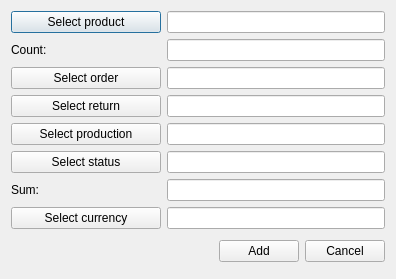
<?xml version="1.0" encoding="UTF-8"?>
<ui version="4.0">
 <class>AddProdDlg</class>
 <widget class="QDialog" name="AddProdDlg">
  <property name="geometry">
   <rect>
    <x>0</x>
    <y>0</y>
    <width>396</width>
    <height>279</height>
   </rect>
  </property>
  <property name="windowTitle">
   <string>Create/Update product in list</string>
  </property>
  <property name="locale">
   <locale language="English" country="UnitedStates"/>
  </property>
  <property name="modal">
   <bool>false</bool>
  </property>
  <layout class="QGridLayout" name="gridLayout">
   <property name="leftMargin">
    <number>11</number>
   </property>
   <property name="topMargin">
    <number>11</number>
   </property>
   <property name="rightMargin">
    <number>11</number>
   </property>
   <property name="bottomMargin">
    <number>17</number>
   </property>
   <item row="1" column="0">
    <widget class="QLabel" name="countLb">
     <property name="minimumSize">
      <size>
       <width>150</width>
       <height>0</height>
      </size>
     </property>
     <property name="text">
      <string>Count:</string>
     </property>
    </widget>
   </item>
   <item row="0" column="1">
    <widget class="QLineEdit" name="productEdit"/>
   </item>
   <item row="0" column="0">
    <widget class="QPushButton" name="productBtn">
     <property name="text">
      <string>Select product</string>
     </property>
    </widget>
   </item>
   <item row="3" column="0" colspan="2">
    <layout class="QHBoxLayout" name="horizontalLayout">
     <item>
      <spacer name="horizontalSpacer">
       <property name="orientation">
        <enum>Qt::Horizontal</enum>
       </property>
       <property name="sizeHint" stdset="0">
        <size>
         <width>40</width>
         <height>20</height>
        </size>
       </property>
      </spacer>
     </item>
     <item>
      <widget class="QPushButton" name="addBtn">
       <property name="text">
        <string>Add</string>
       </property>
      </widget>
     </item>
     <item>
      <widget class="QPushButton" name="cancelBtn">
       <property name="text">
        <string>Cancel</string>
       </property>
      </widget>
     </item>
    </layout>
   </item>
   <item row="1" column="1">
    <widget class="QLineEdit" name="countEdit"/>
   </item>
   <item row="2" column="0" colspan="2">
    <widget class="QWidget" name="editSectionWgt" native="true">
     <layout class="QGridLayout" name="gridLayout_3">
      <property name="leftMargin">
       <number>0</number>
      </property>
      <property name="topMargin">
       <number>0</number>
      </property>
      <property name="rightMargin">
       <number>0</number>
      </property>
      <property name="bottomMargin">
       <number>0</number>
      </property>
      <item row="2" column="1">
       <widget class="QLineEdit" name="productionEdit">
        <property name="text">
         <string/>
        </property>
       </widget>
      </item>
      <item row="2" column="0">
       <widget class="QPushButton" name="productionBtn">
        <property name="text">
         <string>Select production</string>
        </property>
       </widget>
      </item>
      <item row="3" column="0">
       <widget class="QPushButton" name="statusBtn">
        <property name="text">
         <string>Select status</string>
        </property>
       </widget>
      </item>
      <item row="0" column="1">
       <widget class="QLineEdit" name="orderEdit">
        <property name="text">
         <string/>
        </property>
       </widget>
      </item>
      <item row="1" column="1">
       <widget class="QLineEdit" name="returnEdit">
        <property name="text">
         <string/>
        </property>
       </widget>
      </item>
      <item row="0" column="0">
       <widget class="QPushButton" name="orderBtn">
        <property name="text">
         <string>Select order</string>
        </property>
       </widget>
      </item>
      <item row="3" column="1">
       <widget class="QLineEdit" name="statusEdit"/>
      </item>
      <item row="1" column="0">
       <widget class="QPushButton" name="returnBtn">
        <property name="text">
         <string>Select return</string>
        </property>
       </widget>
      </item>
      <item row="4" column="0">
       <widget class="QLabel" name="sumLb">
        <property name="minimumSize">
         <size>
          <width>150</width>
          <height>0</height>
         </size>
        </property>
        <property name="text">
         <string>Sum:</string>
        </property>
       </widget>
      </item>
      <item row="4" column="1">
       <widget class="QLineEdit" name="sumEdit"/>
      </item>
      <item row="5" column="0">
       <widget class="QPushButton" name="currencyBtn">
        <property name="text">
         <string>Select currency</string>
        </property>
       </widget>
      </item>
      <item row="5" column="1">
       <widget class="QLineEdit" name="currencyEdit"/>
      </item>
     </layout>
    </widget>
   </item>
  </layout>
 </widget>
 <tabstops>
  <tabstop>productBtn</tabstop>
  <tabstop>productEdit</tabstop>
  <tabstop>countEdit</tabstop>
  <tabstop>orderBtn</tabstop>
  <tabstop>orderEdit</tabstop>
  <tabstop>returnBtn</tabstop>
  <tabstop>returnEdit</tabstop>
  <tabstop>productionBtn</tabstop>
  <tabstop>productionEdit</tabstop>
  <tabstop>statusBtn</tabstop>
  <tabstop>statusEdit</tabstop>
  <tabstop>sumEdit</tabstop>
  <tabstop>addBtn</tabstop>
  <tabstop>cancelBtn</tabstop>
 </tabstops>
 <resources/>
 <connections/>
</ui>
